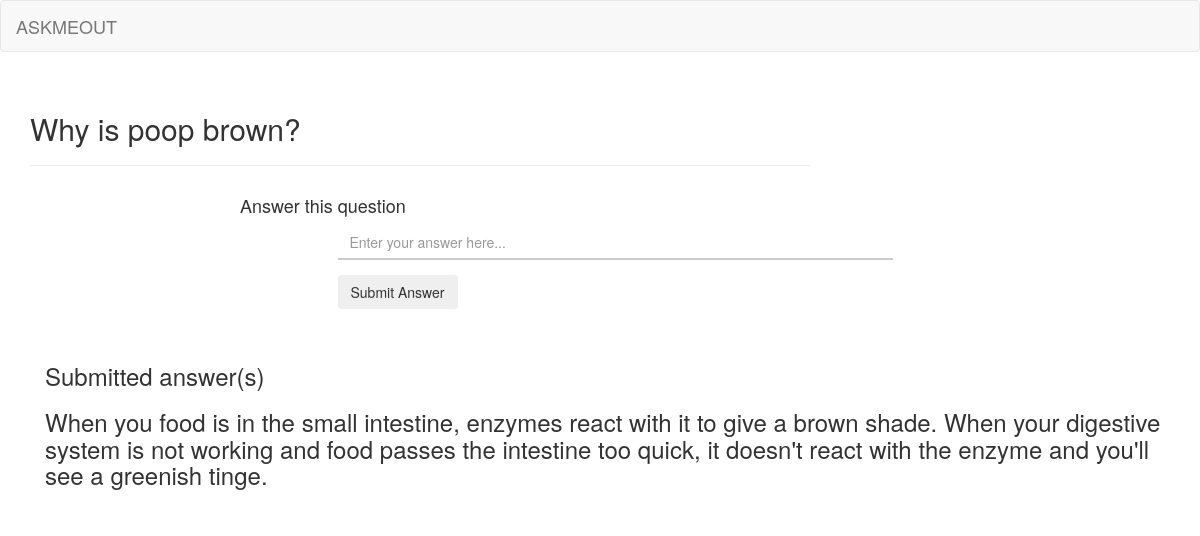
The app's page /questionDetail/1, older data.
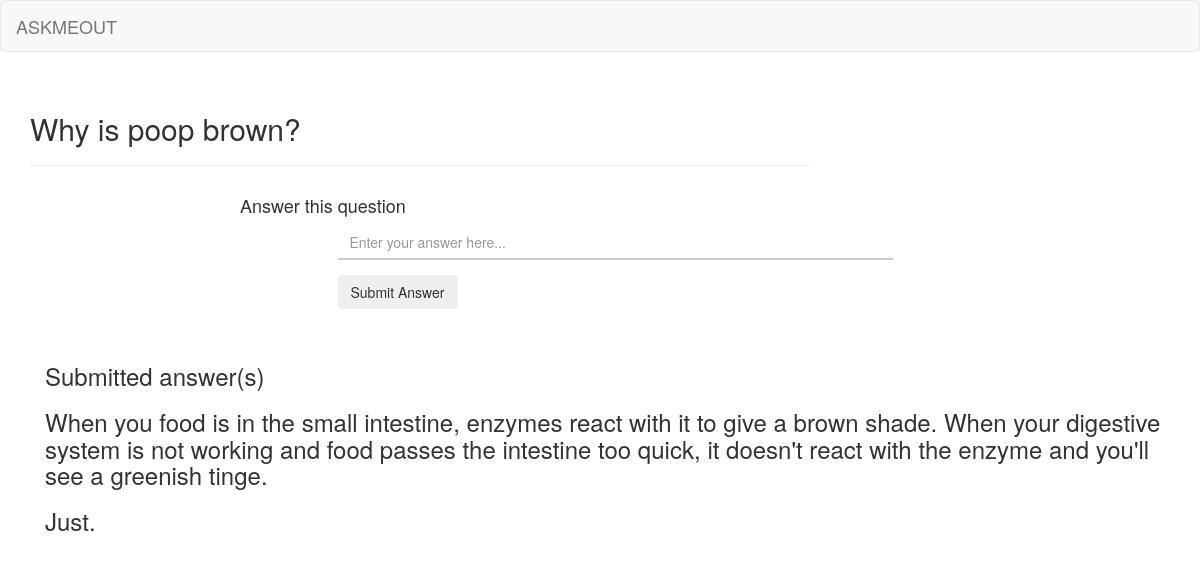
The same page, newer data.
### app/models.py (models this page shows)
class Answer(VoteModel, models.Model):
	name = models.TextField(max_length = 500)
	uid = models.CharField(max_length = 500)
	quesid=models.IntegerField()
	aid=models.CharField(max_length = 500)
	voting = models.IntegerField()

### app/views.py (the view)
# urls.py: url(r'^questionDetail/(\d+)$', views.questionDetail),
def questionDetail(request,id):
    answer = Answer.objects.filter(quesid = id)
    question = Question.objects.get(qid = id)
    print(question)
    return render(request,'questionDetail.html',{'question':question, 'answer':answer})

### app/templates/questionDetail.html (shortened to what this page needs)
{% extends 'base.html' %}
{% block content %}
    <div class="post row">
        <div class="col-2 date">
            <h2>{{ question.name }}</h2><hr>
        </div>
        <div class="inner-bg">
                <div class="container">
                    <div class="row">
                         <div class="col-sm-8 col-sm-offset-2 text">
                           <h4> Answer this question</h4>
                        </div>
                    </div>
                    <div class="row">
                        <div class="col-sm-6 col-sm-offset-3 form-box">
                            <div class="form-bottom contact-form">
                                <form role="form" action="/sendAns/{{question.qid}}" method="post">{% csrf_token %}
                                    <div class="form-group">
                                        <input type="text" name="ansname" placeholder="Enter your answer here..." class="ansname form-control" id="ansname">
                                    </div>
                                    <button type="submit" class="btn">Submit Answer</button>
                                </form>
                            </div>
                        </div>
                    </div>
                </div>
            </div>
        </div>
</div>
    </div><br/>
    <h3>Submitted answer(s)</h3>
<div>
{% for question in answer %}
    <h3>{{ question.name }}<h3>
{% endfor %}
</div>
{% endblock %}

Row changes from the older to the newer data that the page shows:
added Answer: name "Just."
